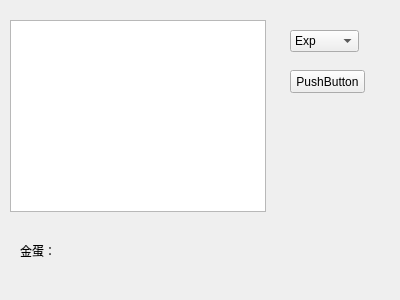
<?xml version="1.0" encoding="UTF-8"?>
<ui version="4.0">
 <class>FormPredict</class>
 <widget class="QWidget" name="FormPredict">
  <property name="geometry">
   <rect>
    <x>0</x>
    <y>0</y>
    <width>400</width>
    <height>300</height>
   </rect>
  </property>
  <property name="windowTitle">
   <string>Form</string>
  </property>
  <widget class="QTableWidget" name="tableWidget">
   <property name="geometry">
    <rect>
     <x>10</x>
     <y>20</y>
     <width>256</width>
     <height>192</height>
    </rect>
   </property>
  </widget>
  <widget class="QComboBox" name="comboBox">
   <property name="geometry">
    <rect>
     <x>290</x>
     <y>30</y>
     <width>69</width>
     <height>22</height>
    </rect>
   </property>
   <property name="layoutDirection">
    <enum>Qt::LeftToRight</enum>
   </property>
   <property name="sizeAdjustPolicy">
    <enum>QComboBox::AdjustToContentsOnFirstShow</enum>
   </property>
   <item>
    <property name="text">
     <string>Exp</string>
    </property>
   </item>
  </widget>
  <widget class="QLabel" name="label">
   <property name="geometry">
    <rect>
     <x>20</x>
     <y>240</y>
     <width>61</width>
     <height>21</height>
    </rect>
   </property>
   <property name="text">
    <string>金蛋：</string>
   </property>
  </widget>
  <widget class="QLabel" name="label_no">
   <property name="geometry">
    <rect>
     <x>80</x>
     <y>242</y>
     <width>51</width>
     <height>20</height>
    </rect>
   </property>
   <property name="text">
    <string/>
   </property>
  </widget>
  <widget class="QPushButton" name="pushButton">
   <property name="geometry">
    <rect>
     <x>290</x>
     <y>70</y>
     <width>75</width>
     <height>23</height>
    </rect>
   </property>
   <property name="text">
    <string>PushButton</string>
   </property>
  </widget>
 </widget>
 <resources/>
 <connections/>
</ui>
